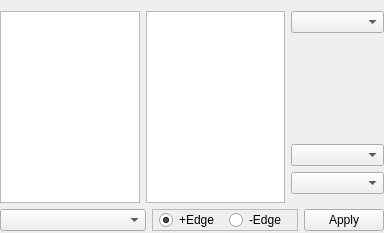
     <widget class="QWidget" name="pgCfgScan">
      <layout class="QVBoxLayout" name="verticalLayout_7">
       <property name="leftMargin">
        <number>0</number>
       </property>
       <property name="rightMargin">
        <number>0</number>
       </property>
       <property name="bottomMargin">
        <number>0</number>
       </property>
       <item>
        <widget class="QFrame" name="fraCfgScan">
         <property name="frameShape">
          <enum>QFrame::NoFrame</enum>
         </property>
         <property name="frameShadow">
          <enum>QFrame::Raised</enum>
         </property>
         <layout class="QVBoxLayout" name="verticalLayout_8">
          <property name="spacing">
           <number>4</number>
          </property>
          <property name="leftMargin">
           <number>0</number>
          </property>
          <property name="topMargin">
           <number>0</number>
          </property>
          <property name="rightMargin">
           <number>0</number>
          </property>
          <property name="bottomMargin">
           <number>0</number>
          </property>
          <item>
           <widget class="QFrame" name="fraTopCCfg">
            <property name="frameShape">
             <enum>QFrame::NoFrame</enum>
            </property>
            <property name="frameShadow">
             <enum>QFrame::Raised</enum>
            </property>
            <layout class="QHBoxLayout" name="horizontalLayout_15" stretch="3,3,2">
             <property name="leftMargin">
              <number>0</number>
             </property>
             <property name="topMargin">
              <number>0</number>
             </property>
             <property name="rightMargin">
              <number>0</number>
             </property>
             <property name="bottomMargin">
              <number>0</number>
             </property>
             <item>
              <widget class="QListWidget" name="lwMeasMode">
               <property name="sizePolicy">
                <sizepolicy hsizetype="Preferred" vsizetype="Expanding">
                 <horstretch>0</horstretch>
                 <verstretch>0</verstretch>
                </sizepolicy>
               </property>
               <property name="maximumSize">
                <size>
                 <width>150</width>
                 <height>16777215</height>
                </size>
               </property>
               <property name="font">
                <font>
                 <pointsize>8</pointsize>
                </font>
               </property>
               <property name="horizontalScrollBarPolicy">
                <enum>Qt::ScrollBarAlwaysOff</enum>
               </property>
               <property name="selectionMode">
                <enum>QAbstractItemView::MultiSelection</enum>
               </property>
              </widget>
             </item>
             <item>
              <widget class="QListWidget" name="lwTypeModes">
               <property name="sizePolicy">
                <sizepolicy hsizetype="Preferred" vsizetype="Expanding">
                 <horstretch>0</horstretch>
                 <verstretch>0</verstretch>
                </sizepolicy>
               </property>
               <property name="maximumSize">
                <size>
                 <width>150</width>
                 <height>16777215</height>
                </size>
               </property>
               <property name="font">
                <font>
                 <pointsize>8</pointsize>
                </font>
               </property>
               <property name="horizontalScrollBarPolicy">
                <enum>Qt::ScrollBarAlwaysOff</enum>
               </property>
               <property name="selectionMode">
                <enum>QAbstractItemView::MultiSelection</enum>
               </property>
              </widget>
             </item>
             <item>
              <widget class="QFrame" name="fraDebounce">
               <property name="frameShape">
                <enum>QFrame::NoFrame</enum>
               </property>
               <property name="frameShadow">
                <enum>QFrame::Raised</enum>
               </property>
               <layout class="QVBoxLayout" name="verticalLayout_4">
                <property name="leftMargin">
                 <number>0</number>
                </property>
                <property name="topMargin">
                 <number>0</number>
                </property>
                <property name="rightMargin">
                 <number>0</number>
                </property>
                <item>
                 <widget class="QComboBox" name="cmbTickSize"/>
                </item>
                <item>
                 <spacer name="verticalSpacer_3">
                  <property name="orientation">
                   <enum>Qt::Vertical</enum>
                  </property>
                  <property name="sizeHint" stdset="0">
                   <size>
                    <width>20</width>
                    <height>63</height>
                   </size>
                  </property>
                 </spacer>
                </item>
                <item>
                 <widget class="QComboBox" name="cmbDebounceMode"/>
                </item>
                <item>
                 <widget class="QComboBox" name="cmbDebounce"/>
                </item>
               </layout>
              </widget>
             </item>
            </layout>
           </widget>
          </item>
          <item>
           <widget class="QFrame" name="fraCCfgBottom">
            <property name="maximumSize">
             <size>
              <width>16777215</width>
              <height>40</height>
             </size>
            </property>
            <property name="frameShape">
             <enum>QFrame::NoFrame</enum>
            </property>
            <property name="frameShadow">
             <enum>QFrame::Raised</enum>
            </property>
            <layout class="QHBoxLayout" name="horizontalLayout_14" stretch="2,2,1">
             <property name="leftMargin">
              <number>0</number>
             </property>
             <property name="topMargin">
              <number>2</number>
             </property>
             <property name="rightMargin">
              <number>0</number>
             </property>
             <property name="bottomMargin">
              <number>2</number>
             </property>
             <item>
              <widget class="QComboBox" name="cmbMeasType"/>
             </item>
             <item>
              <widget class="QFrame" name="fraCtrEdge">
               <property name="maximumSize">
                <size>
                 <width>16777215</width>
                 <height>30</height>
                </size>
               </property>
               <property name="frameShape">
                <enum>QFrame::StyledPanel</enum>
               </property>
               <property name="frameShadow">
                <enum>QFrame::Raised</enum>
               </property>
               <layout class="QHBoxLayout" name="horizontalLayout_13">
                <property name="spacing">
                 <number>4</number>
                </property>
                <property name="leftMargin">
                 <number>6</number>
                </property>
                <property name="topMargin">
                 <number>0</number>
                </property>
                <property name="rightMargin">
                 <number>2</number>
                </property>
                <property name="bottomMargin">
                 <number>0</number>
                </property>
                <item>
                 <widget class="QRadioButton" name="rdoEdgePos">
                  <property name="text">
                   <string>+Edge</string>
                  </property>
                  <property name="checked">
                   <bool>true</bool>
                  </property>
                 </widget>
                </item>
                <item>
                 <widget class="QRadioButton" name="rdoEdgeNeg">
                  <property name="text">
                   <string>-Edge</string>
                  </property>
                 </widget>
                </item>
               </layout>
              </widget>
             </item>
             <item>
              <widget class="QPushButton" name="cmdApplyCCfg">
               <property name="text">
                <string>Apply</string>
               </property>
              </widget>
             </item>
            </layout>
           </widget>
          </item>
         </layout>
        </widget>
       </item>
      </layout>
     </widget>
